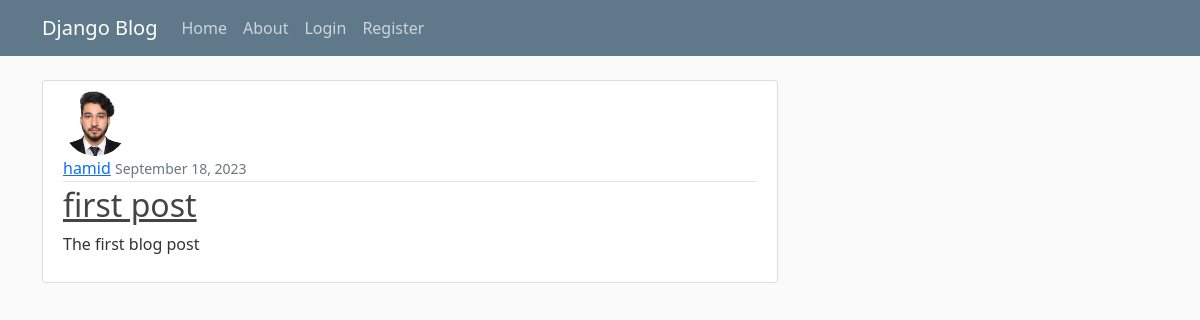
The app's page /, older data.
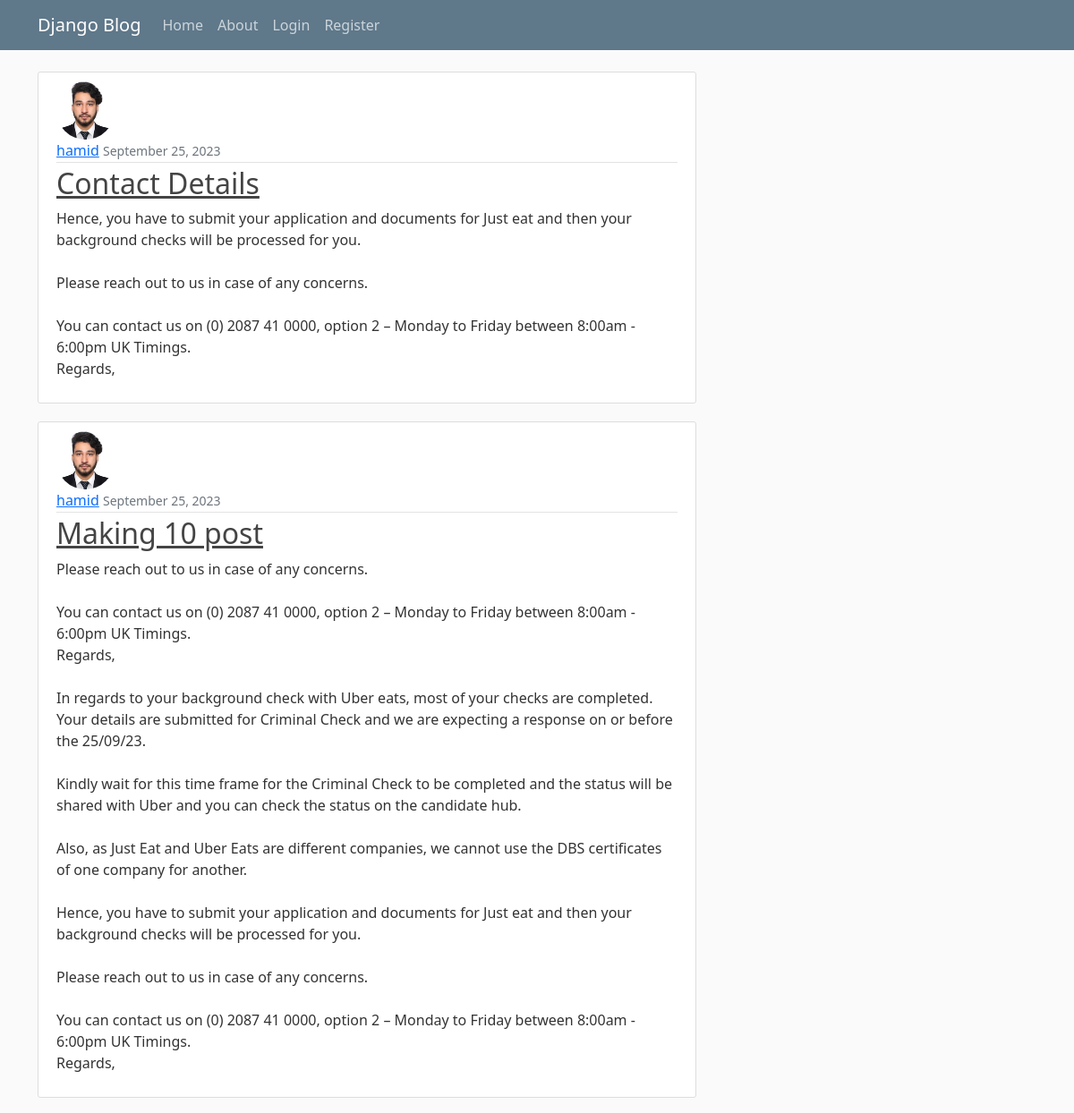
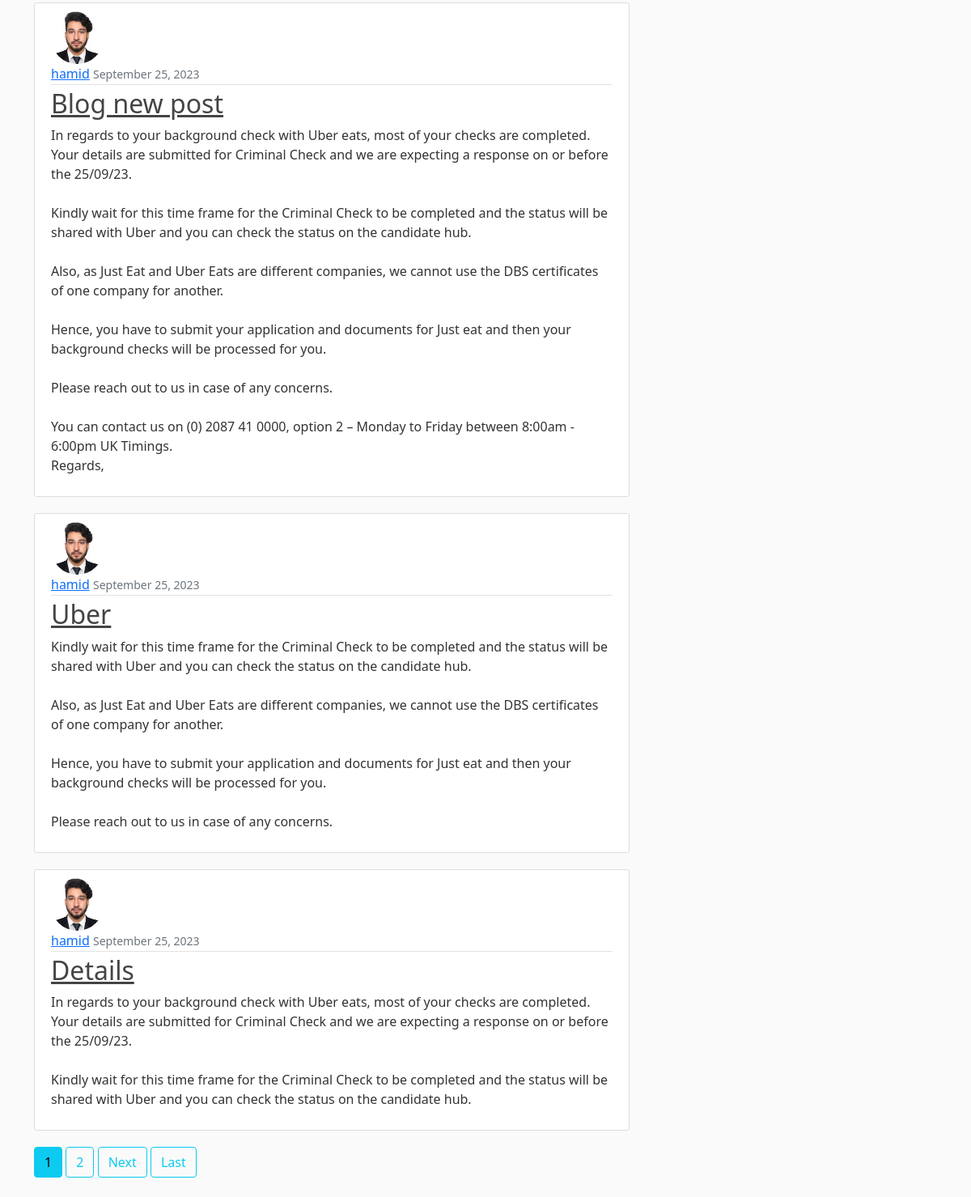
The same page, newer data (2 pictures, top to bottom).
### blog/models.py (models this page shows, shortened)
class Post(models.Model):
   title = models.CharField(max_length=20, help_text='Enter title')
   content = models.TextField()
   date_posted = models.DateTimeField(default=timezone.now)
   author = models.ForeignKey(User, on_delete=models.CASCADE)

### users/models.py (models this page shows, shortened)
class Profile(models.Model):
    user = models.OneToOneField(User, on_delete=models.CASCADE)
    image = models.ImageField(default='default.jpeg', upload_to='profile_pics')

### blog/views.py (the view)
# urls.py: path('', PostListView.as_view(), name="blog-home"),
class PostListView(ListView):
    model = Post
    template_name = 'blog/home.html'
    context_object_name = 'posts'
    ordering = ['-date_posted']
    paginate_by = 5

### blog/templates/blog/home.html (shortened to what this page needs)
{% extends "blog/base.html" %}
{% block content %}
{% for post in posts%}
    <article class="media content-section">
        <img class="rounded-circle article-img" src="{{ post.author.profile.image.url }}">
        <div class="media-body">
            <div class="article-metadata">
                <a class="mr-2" href="#">{{ post.author }}</a>
                <small class="text-muted">{{ post.date_posted|date:"F d, Y" }}</small>
            </div>
            <h2><a class="article-title" href="{% url 'post-detail' post.id %}">{{ post.title }}</a></h2>
            <p class="article-content">{{ post.content }}</p>
        </div>
    </article>
{% endfor %}
{% if is_paginated %}
      {% for num in page_obj.paginator.page_range %}
        {% if page_obj.number == num %}
          <a class="btn btn-info mb-4" href="?page={{ num }}">{{ num }}</a>
        {% elif num > page_obj.number|add:'-3' and num < page_obj.number|add:'3' %}
          <a class="btn btn-outline-info mb-4" href="?page={{ num }}">{{ num }}</a>
        {% endif %}
      {% endfor %}
      {% if page_obj.has_next %}
        <a class="btn btn-outline-info mb-4" href="?page={{ page_obj.next_page_number }}">Next</a>
        <a class="btn btn-outline-info mb-4" href="?page={{ page_obj.paginator.num_pages }}">Last</a>
      {% endif %}
    {% endif %}
{% endblock content %}

### blog/templates/blog/base.html (shortened to what this page needs)
{% load static %}
<!DOCTYPE html>
<html lang="en">
<head>
    <link href="https://cdn.jsdelivr.net/npm/bootstrap@5.0.2/dist/css/bootstrap.min.css" rel="stylesheet"
>
    <link rel="stylesheet" href="{% static 'blog/main.css' %}">
</head>
<body>
    <header class="site-header">
        <nav class="navbar navbar-expand-md navbar-dark bg-steel fixed-top">
            <div class="container">
                <a class="navbar-brand mr-4" href="{% url 'blog-home' %}">Django Blog</a>
                <div class="collapse navbar-collapse" id="navbarToggle">
                    <div class="navbar-nav mr-auto">
                        <a class="nav-item nav-link" href="{% url 'blog-home' %}">Home</a>
                        <a class="nav-item nav-link" href="{% url 'blog-about' %}">About</a>
                    </div>
                    <div class="navbar-nav">
                        {% if user.is_authenticated %}
                        <a class="nav-item nav-link" href="{% url 'post-create' %}">New Post</a>
                        <a class="nav-item nav-link" href="{% url 'profile' %}">profile</a>
                        <a class="nav-item nav-link" href="{% url 'logout' %}">logout</a>
                        {% else %}
                        <a class="nav-item nav-link" href="{% url 'login' %}">Login</a>
                        <a class="nav-item nav-link" href="{% url 'register' %}">Register</a>
                        {% endif %}
                    </div>
                </div>
            </div>
        </nav>
    </header>
    <main role="main" class="container">
        <div class="row">
            <div class="col-md-8">
                {% block content %}{% endblock %}
            </div>
        </div>
    </main>
</body>
</html>

### blog/static/blog/main.css (style rules this page uses)
body { background: #fafafa; color: #333333; margin-top: 5rem; }
h1, h2, h3, h4, h5, h6 { color: #444444; }
.bg-steel { background-color: #5f788a; }
.site-header .navbar-nav .nav-link { color: #cbd5db; }
.content-section { background: #ffffff; padding: 10px 20px; border: 1px solid #dddddd; border-radius: 3px; margin-bottom: 20px; }
.article-title { color: #444444; }
.article-content { white-space: pre-line; }
.article-img { height: 65px; width: 65px; margin-right: 16px; }
.article-metadata { padding-bottom: 1px; margin-bottom: 4px; border-bottom: 1px solid #e3e3e3 }

Row changes from the older to the newer data that the page shows:
no longer on this page (row unchanged): Post: author.profile.image (picture), author "hamid", date_posted "September 18, 2023", title "first post", content "The first blog post"
added Post: author.profile.image (picture), author "hamid", date_posted "September 25, 2023", title "Contact Details", content "Hence, you have to submit your application and documents for Just eat and then your background checks will be processed for you. Please reach out to us in case of any concerns. You can contact us on (0) 2087 41 0000, option 2 – Monday to Friday between 8:00am - 6:00pm UK Timings. Regards,"
added Post: author.profile.image (picture), author "hamid", date_posted "September 25, 2023", title "Making 10 post", content "Please reach out to us in case of any concerns. You can contact us on (0) 2087 41 0000, option 2 – Monday to Friday between 8:00am - 6:00pm UK Timings. Regards, In regards to your background check with Uber eats, most of your checks are completed. Your details are submitted for Criminal Check and we are expecting a response on or before the 25/09/23. Kindly wait for this time frame for the Criminal Check to be completed and the status will be shared with Uber and you can check the status on the candidate hub. Also, as Just Eat and Uber Eats are different companies, we cannot use the DBS certificates of one company for another. Hence, you have to submit your application and documents for…"
added Post: author.profile.image (picture), author "hamid", date_posted "September 25, 2023", title "Blog new post", content "In regards to your background check with Uber eats, most of your checks are completed. Your details are submitted for Criminal Check and we are expecting a response on or before the 25/09/23. Kindly wait for this time frame for the Criminal Check to be completed and the status will be shared with Uber and you can check the status on the candidate hub. Also, as Just Eat and Uber Eats are different companies, we cannot use the DBS certificates of one company for another. Hence, you have to submit your application and documents for Just eat and then your background checks will be processed for you. Please reach out to us in case of any concerns. You can contact us on (0) 2087 41 0000, option 2…"
added Post: author.profile.image (picture), author "hamid", date_posted "September 25, 2023", title "Uber", content "Kindly wait for this time frame for the Criminal Check to be completed and the status will be shared with Uber and you can check the status on the candidate hub. Also, as Just Eat and Uber Eats are different companies, we cannot use the DBS certificates of one company for another. Hence, you have to submit your application and documents for Just eat and then your background checks will be processed for you. Please reach out to us in case of any concerns."
added Post: author.profile.image (picture), author "hamid", date_posted "September 25, 2023", title "Details", content "In regards to your background check with Uber eats, most of your checks are completed. Your details are submitted for Criminal Check and we are expecting a response on or before the 25/09/23. Kindly wait for this time frame for the Criminal Check to be completed and the status will be shared with Uber and you can check the status on the candidate hub."
Text that changed along with them:
new list line: "1"
new list line: "2"
text now shown: "Next Last"
